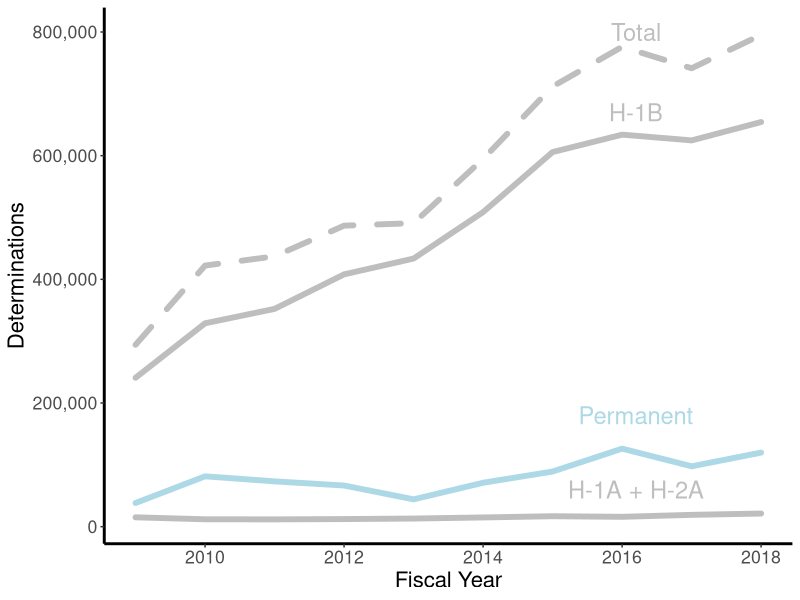

Source code (R):
library(tidyverse)


Year = c(2009:2018)
perm = c(38247,81412,73207,66488,44149,70998,89151,126143,97603,119776)
h1b = c(240801,328903,352214,408038,433586,508674,605809,633943,624650,654360)
h2a = c(7857,7378,7361,8047,8388,9405,10339,8684,10097,11698)
h2b = c(7217,4535,4409,4211,4710,5464,6521,7209,8970,9490)
total = perm + h1b + h2a + h2b

accentColor = 'lightblue'

ggplot()+
  geom_line(mapping = aes(x=Year,y=total),color='grey',size=2,lineend='round',linetype=2)+
  geom_line(mapping = aes(x=Year,y=perm),color=accentColor,size=2,lineend='round')+
  geom_line(mapping = aes(x=Year,y=h1b),color='grey',size=2,lineend='round')+
  geom_line(mapping = aes(x=Year,y=h2a+h2b),color='grey',size=2,lineend='round')+
  theme(panel.background = element_rect(fill = 'white', colour = 'white'))+
  ylab('Determinations')+
  xlab('Fiscal Year')+
  scale_y_continuous(breaks=seq(0,800000,by=200000),labels=c("0","200,000","400,000","600,000","800,000"))+
  theme( axis.line = element_line(colour = "black",size = 1, linetype = "solid"))+
  theme(text=element_text(size=16))+ 
  annotate("text", x = 2016.2, y = 800000, label = "Total",size=6,color='grey')+
  annotate("text", x = 2016.2, y = 670000, label = "H-1B",size=6,color='grey')+
  annotate("text", x = 2016.2, y = 180000, label = "Permanent",size=6,color=accentColor)+
  annotate("text", x = 2016.2, y = 60000, label = "H-1A + H-2A",size=6,color='grey')

  

  

